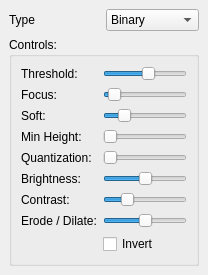
  <widget class="QDockWidget" name="parallaxDockWidget">
   <property name="features">
    <set>QDockWidget::DockWidgetMovable</set>
   </property>
   <property name="windowTitle">
    <string>Parallax</string>
   </property>
   <attribute name="dockWidgetArea">
    <number>1</number>
   </attribute>
   <widget class="QWidget" name="dockWidgetContents_4">
    <layout class="QGridLayout" name="gridLayout_14">
     <item row="0" column="0">
      <widget class="QLabel" name="label_16">
       <property name="text">
        <string>Type</string>
       </property>
      </widget>
     </item>
     <item row="0" column="1">
      <widget class="QComboBox" name="comboBox">
       <item>
        <property name="text">
         <string>Binary</string>
        </property>
       </item>
       <item>
        <property name="text">
         <string>Height Map</string>
        </property>
       </item>
      </widget>
     </item>
     <item row="1" column="0" colspan="2">
      <widget class="QGroupBox" name="groupBox_9">
       <property name="title">
        <string>Controls:</string>
       </property>
       <layout class="QGridLayout" name="gridLayout_15">
        <item row="8" column="0">
         <spacer name="horizontalSpacer_2">
          <property name="orientation">
           <enum>Qt::Horizontal</enum>
          </property>
          <property name="sizeType">
           <enum>QSizePolicy::Maximum</enum>
          </property>
          <property name="sizeHint" stdset="0">
           <size>
            <width>20</width>
            <height>20</height>
           </size>
          </property>
         </spacer>
        </item>
        <item row="4" column="0">
         <widget class="QLabel" name="labelQuantization">
          <property name="sizePolicy">
           <sizepolicy hsizetype="Maximum" vsizetype="Preferred">
            <horstretch>0</horstretch>
            <verstretch>0</verstretch>
           </sizepolicy>
          </property>
          <property name="text">
           <string>Quantization:</string>
          </property>
         </widget>
        </item>
        <item row="0" column="0">
         <widget class="QLabel" name="labelThreshParallax">
          <property name="sizePolicy">
           <sizepolicy hsizetype="Maximum" vsizetype="Preferred">
            <horstretch>0</horstretch>
            <verstretch>0</verstretch>
           </sizepolicy>
          </property>
          <property name="text">
           <string>Threshold:</string>
          </property>
         </widget>
        </item>
        <item row="3" column="0">
         <widget class="QLabel" name="labelThreshMin">
          <property name="sizePolicy">
           <sizepolicy hsizetype="Maximum" vsizetype="Preferred">
            <horstretch>0</horstretch>
            <verstretch>0</verstretch>
           </sizepolicy>
          </property>
          <property name="text">
           <string>Min Height:</string>
          </property>
         </widget>
        </item>
        <item row="2" column="0">
         <widget class="QLabel" name="labelThreshSoft">
          <property name="sizePolicy">
           <sizepolicy hsizetype="Maximum" vsizetype="Preferred">
            <horstretch>0</horstretch>
            <verstretch>0</verstretch>
           </sizepolicy>
          </property>
          <property name="text">
           <string>Soft:</string>
          </property>
         </widget>
        </item>
        <item row="5" column="1">
         <widget class="QSlider" name="sliderParallaxBright">
          <property name="minimum">
           <number>-255</number>
          </property>
          <property name="maximum">
           <number>255</number>
          </property>
          <property name="orientation">
           <enum>Qt::Horizontal</enum>
          </property>
         </widget>
        </item>
        <item row="6" column="0">
         <widget class="QLabel" name="labelContrast">
          <property name="sizePolicy">
           <sizepolicy hsizetype="Maximum" vsizetype="Preferred">
            <horstretch>0</horstretch>
            <verstretch>0</verstretch>
           </sizepolicy>
          </property>
          <property name="text">
           <string>Contrast:</string>
          </property>
         </widget>
        </item>
        <item row="1" column="1">
         <widget class="QSlider" name="parallaxFocusSlider">
          <property name="maximum">
           <number>50</number>
          </property>
          <property name="singleStep">
           <number>1</number>
          </property>
          <property name="value">
           <number>3</number>
          </property>
          <property name="orientation">
           <enum>Qt::Horizontal</enum>
          </property>
         </widget>
        </item>
        <item row="8" column="1">
         <widget class="QCheckBox" name="checkBoxParallaxInvert">
          <property name="text">
           <string>Invert</string>
          </property>
         </widget>
        </item>
        <item row="1" column="0">
         <widget class="QLabel" name="labelThreshFocus">
          <property name="sizePolicy">
           <sizepolicy hsizetype="Maximum" vsizetype="Preferred">
            <horstretch>0</horstretch>
            <verstretch>0</verstretch>
           </sizepolicy>
          </property>
          <property name="text">
           <string>Focus:</string>
          </property>
         </widget>
        </item>
        <item row="5" column="0">
         <widget class="QLabel" name="labelBrightness">
          <property name="sizePolicy">
           <sizepolicy hsizetype="Maximum" vsizetype="Preferred">
            <horstretch>0</horstretch>
            <verstretch>0</verstretch>
           </sizepolicy>
          </property>
          <property name="text">
           <string>Brightness:</string>
          </property>
         </widget>
        </item>
        <item row="3" column="1">
         <widget class="QSlider" name="parallaxMinHeight">
          <property name="maximum">
           <number>255</number>
          </property>
          <property name="orientation">
           <enum>Qt::Horizontal</enum>
          </property>
         </widget>
        </item>
        <item row="2" column="1">
         <widget class="QSlider" name="parallaxSoftSlider">
          <property name="maximum">
           <number>50</number>
          </property>
          <property name="value">
           <number>10</number>
          </property>
          <property name="orientation">
           <enum>Qt::Horizontal</enum>
          </property>
         </widget>
        </item>
        <item row="0" column="1">
         <widget class="QSlider" name="parallaxThreshSlider">
          <property name="maximum">
           <number>255</number>
          </property>
          <property name="pageStep">
           <number>10</number>
          </property>
          <property name="value">
           <number>140</number>
          </property>
          <property name="orientation">
           <enum>Qt::Horizontal</enum>
          </property>
         </widget>
        </item>
        <item row="4" column="1">
         <widget class="QSlider" name="parallaxQuantizationSlider">
          <property name="minimum">
           <number>1</number>
          </property>
          <property name="maximum">
           <number>255</number>
          </property>
          <property name="orientation">
           <enum>Qt::Horizontal</enum>
          </property>
         </widget>
        </item>
        <item row="6" column="1">
         <widget class="QSlider" name="sliderParallaxContrast">
          <property name="minimum">
           <number>1</number>
          </property>
          <property name="maximum">
           <number>4000</number>
          </property>
          <property name="value">
           <number>1000</number>
          </property>
          <property name="orientation">
           <enum>Qt::Horizontal</enum>
          </property>
         </widget>
        </item>
        <item row="7" column="0">
         <widget class="QLabel" name="labelErodeDilate">
          <property name="sizePolicy">
           <sizepolicy hsizetype="Maximum" vsizetype="Preferred">
            <horstretch>0</horstretch>
            <verstretch>0</verstretch>
           </sizepolicy>
          </property>
          <property name="text">
           <string>Erode / Dilate:</string>
          </property>
         </widget>
        </item>
        <item row="7" column="1">
         <widget class="QSlider" name="sliderParallaxErodeDilate">
          <property name="minimum">
           <number>-99</number>
          </property>
          <property name="value">
           <number>0</number>
          </property>
          <property name="orientation">
           <enum>Qt::Horizontal</enum>
          </property>
         </widget>
        </item>
       </layout>
      </widget>
     </item>
    </layout>
   </widget>
  </widget>
